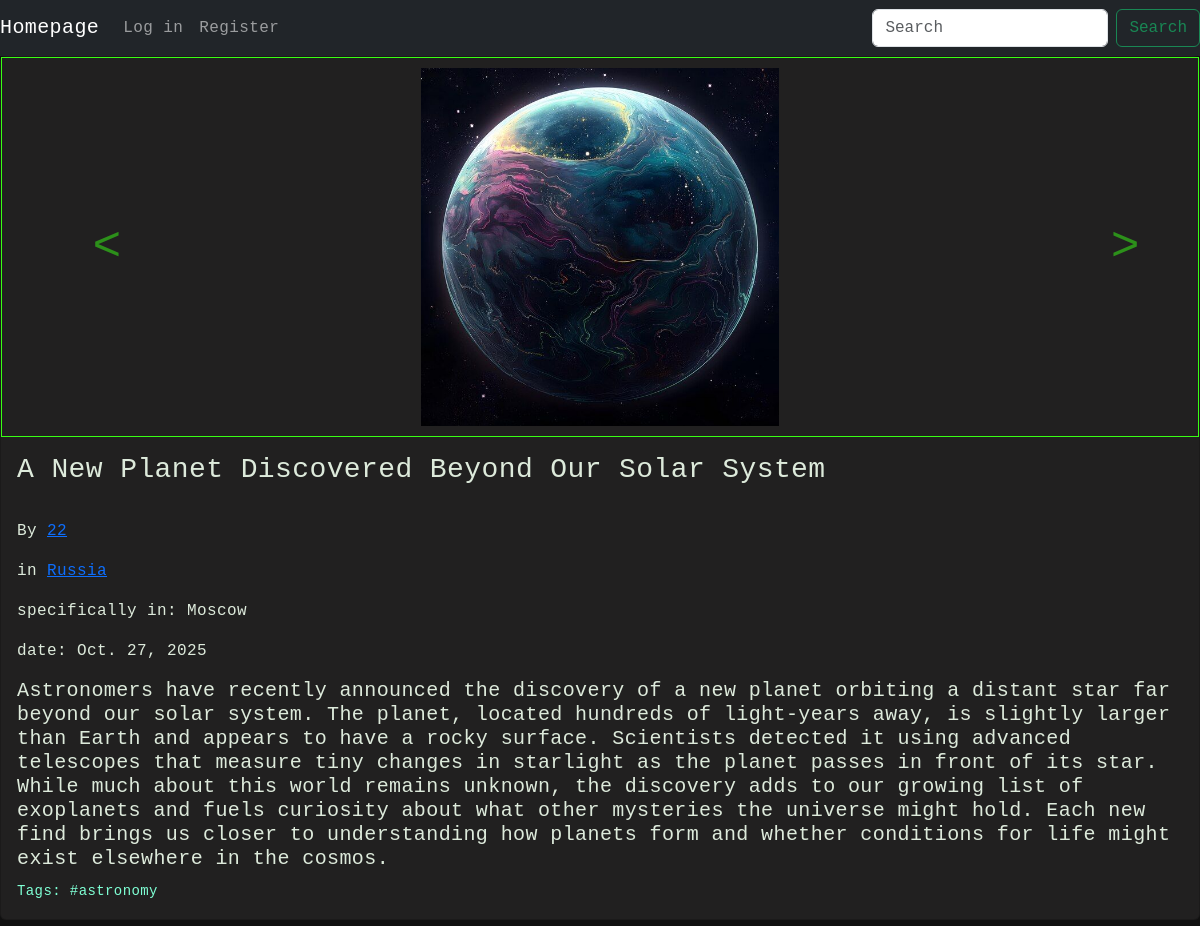
The app's page /post/17/ with its own data.
### final/models.py (models this page shows, shortened)
class PostImg(models.Model):
    post = models.ForeignKey(Post, on_delete=models.CASCADE, related_name="images")
    image = models.ImageField(upload_to="post_images/")
    uploaded_at = models.DateTimeField(auto_now_add=True)

class Post(models.Model):
    author = models.ForeignKey(User, on_delete=models.CASCADE)
    title = models.CharField(max_length=200)
    body = models.TextField()
    country = models.CharField(max_length=100)
    city = models.CharField(max_length=100, blank=True)
    tags = models.CharField(max_length=255, blank=True)
    create_time = models.DateTimeField(auto_now_add=True)
    event_date = models.DateField()

### final/views.py (the view)
# urls.py: path("post/<int:post_id>", views.view_post, name="view_post"),
def view_post(request, post_id):
    post = get_object_or_404(Post, id=post_id)
    return render(request, "view_post.html", {
        "post": post
    })

### final/templates/view_post.html (shortened to what this page needs)
{% extends "layout.html" %}
{% block body %}
<div class="card mb-3"  style="background-color:#212020; color:#ddeadb;">
  {% if post.images.all %}
    <div class="post-image-wrapper">
    <div id="carouselExampleControls{{ post.id }}" class="carousel slide" data-bs-ride="carousel">
    <div class="carousel-inner">
      {% for img in post.images.all %}
      <div class="carousel-item {% if forloop.first %}active{% endif %}">
      <img src="{{ img.image.url }}" class="d-block w-100 post-carousel-img" alt="post image">
      </div>
      {% endfor %}
    </div>
    {% if post.images.count > 1 %}
    <button class="carousel-control-prev" type="button"
          data-bs-target="#carouselExampleControls{{ post.id }}"
          data-bs-slide="prev">
    <span class="carousel-control-prev-icon"></span>
    </button>
    <button class="carousel-control-next" type="button"
          data-bs-target="#carouselExampleControls{{ post.id }}"
          data-bs-slide="next">
    <span class="carousel-control-next-icon"></span>
    </button>
  {% endif %}
</div>
</div>
{% endif %}
  <div class="card-body">
    <h3 class="card-title">{{ post.title }}</h3>
    <br>
    <p class="card-text">By <a href="{% url 'profile' post.author.username %}">{{ post.author.username }}</a></p>
    <p class="card-text">in <a href="{% url 'country' post.country %}">{{ post.country }}</a></p>
    <p class="card-text">specifically in: {{ post.city }}</p>
    <p class="card-text">date: {{ post.event_date }}</p>
    <h5 class="card-text">{{ post.body }}</h5>
    <p class="card-text" style="color: aquamarine;"><small>Tags: #{{ post.tags }}</small></p>
  </div>
</div>
{% endblock %}

### final/static/styles.css (style rules this page uses)
html { scroll-behavior: smooth; }
body { background: #101010; color: #e6ffe6; letter-spacing: 0.4px; font-family: monospace; }
.post-carousel-img { height: 380px; width: 100%; object-fit: contain; box-shadow: 0 0 15px #86d04d; border: 1px solid #39ff14; padding: 10px; }
.carousel-control-prev-icon, .carousel-control-next-icon { background-image: none; }
.carousel-control-prev::after, .carousel-control-next::after { font-size: 3rem; color: #39ff14; }
.carousel-control-prev::after { content: "<"; }
.carousel-control-next::after { content: ">"; }
.card-title, .card-text, #nav-link { color: #ddeadb; text-decoration: none; }

### records on screen
PostImg: image (picture)
Post: title "A New Planet Discovered Beyond Our Solar System", author.username "22", country "Russia", city "Moscow", event_date "Oct. 27, 2025", body "Astronomers have recently announced the discovery of a new planet orbiting a distant star far beyond our solar system. The planet, located hundreds of light-years away, is slightly larger than Earth and appears to have a rocky surface. Scientists detected it using advanced telescopes that measure tiny changes in starlight as the planet passes in front of its star. While much about this world remains unknown, the discovery adds to our growing list of exoplanets and fuels curiosity about what other mysteries the universe might hold. Each new find brings us closer to understanding how planets form and whether conditions for life might exist elsewhere in the cosmos.", tags "astronomy"
